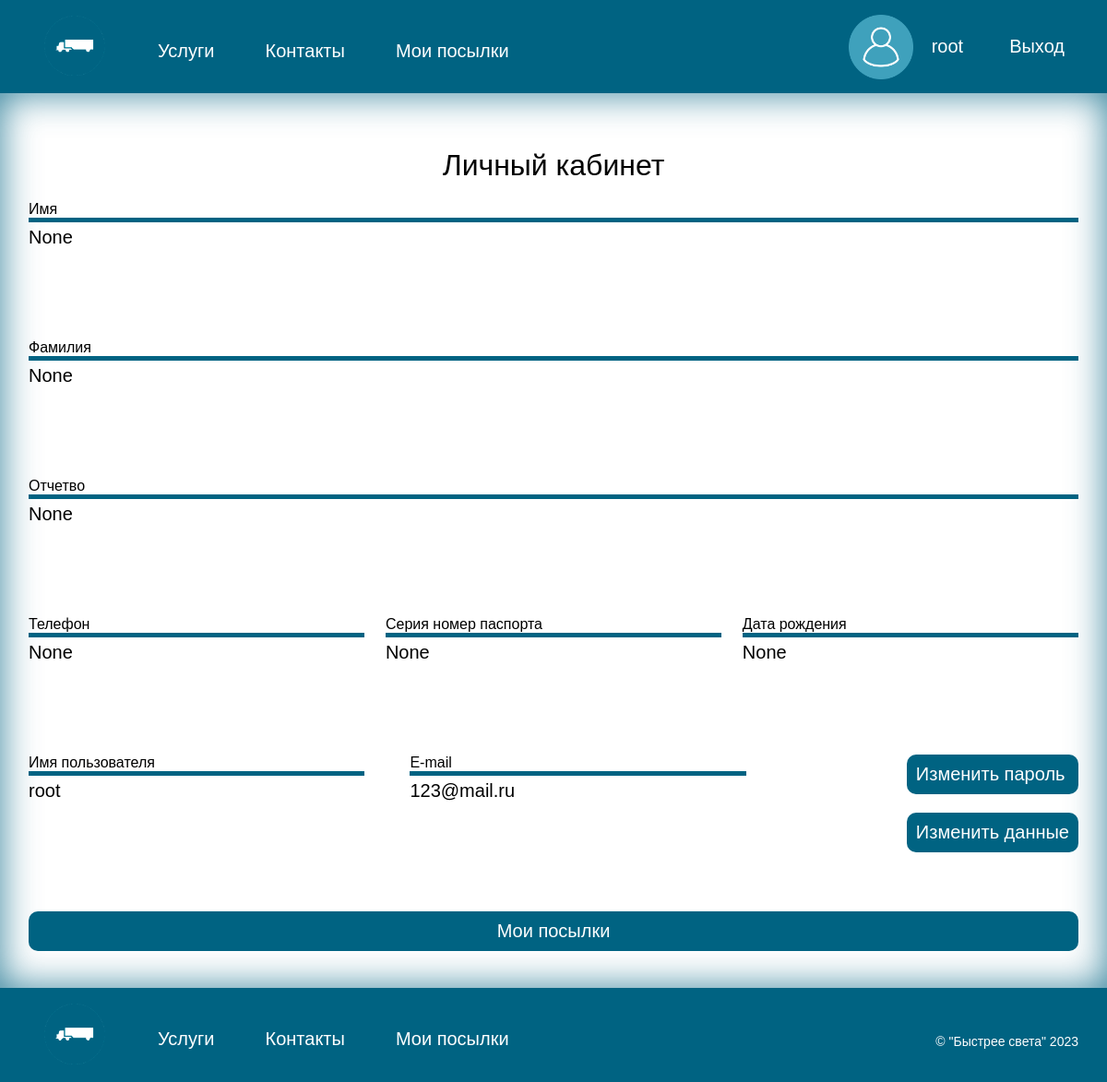
Page /account/ (signed in) on the earlier database version.
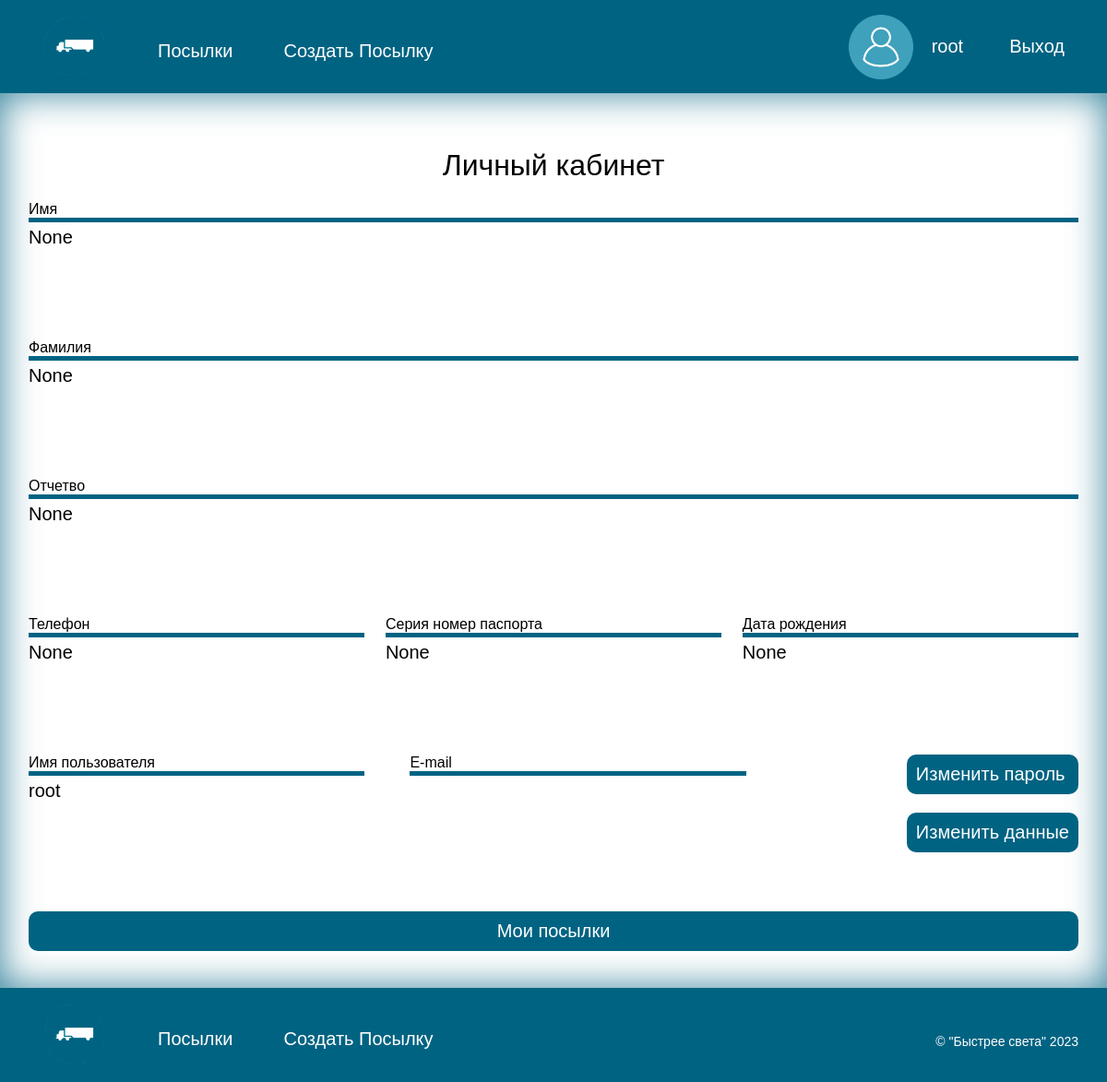
Same page on the later database version.
### navigate/models.py (models this page shows, shortened)
class CustomUser(AbstractUser):
    ROLE_CHOICES = [
        ('Клиент', 'Клиент'),
        ('Сотрудник', 'Сотрудник'),
        ('Водитель', 'Водитель'),
        ('Администратор', 'Администратор'),
    ]
    first_name = models.CharField(max_length=50, verbose_name='Имя', null=True)
    last_name = models.CharField(max_length=50, verbose_name='Фамилия', null=True)
    patronymic = models.CharField(max_length=50, verbose_name='Отчество', null=True)
    phone_number = models.CharField(max_length=11, verbose_name='Номер телефона', null=True)
    passport = models.CharField(max_length=10, verbose_name='Серия номер паспорта', unique=True, null=True)
    date_of_birth = models.DateField(verbose_name='Дата рождения', null=True)
    role = models.CharField(max_length=200,
                              choices=ROLE_CHOICES,
                              default='Клиент',
                              verbose_name='Роль')
    class Meta:
        verbose_name = "Пользователя"
        verbose_name_plural = "Пользователи"

### navigate/views.py (the view)
# urls.py: path('account/', views.personalAccView, name='account'),
def personalAccView(request):
    user = request.user
    if user.is_authenticated and not user.is_anonymous:
        return render(request, 'account.html', {'user': user})
    else:
        return redirect('login')

### templates/account.html (shortened to what this page needs)
{% extends 'base.html' %}
{%load static %}
{% block content %}
<main>
    <div class="container">
        <h2 style="text-align: center; margin-bottom: 20px;">Личный кабинет</h2>
        <div class="wrapper">
          <div class="wrapper-div">
              <h3>Имя</h3>
              <p>{{user.first_name}}</p>
          </div>
         <div class="wrapper-div">
              <h3>Фамилия</h3>
              <p>{{user.last_name}}</p>
          </div>
          <div class="wrapper-div">
              <h3>Отчетво</h3>
              <p>{{user.patronymic}}</p>
          </div>
            <div class="wrapper-div-line3">
          <div class="wrapper-div">
              <h3>Телефон</h3>
              <p>{{user.phone_number}}</p>
          </div>
            <div class="wrapper-div">
              <h3>Серия номер паспорта</h3>
              <p>{{user.passport}}</p>
            </div>
            <div class="wrapper-div">
              <h3>Дата рождения</h3>
              <p>{{user.date_of_birth}}</p>
            </div>
    </div>
            <div class="wrapper-div-line4">
                <div class="wrapper-div">
                    <h3>Имя пользователя</h3>
                    <p>{{user.username}}</p>
                </div>
                <div class="wrapper-div">
                    <h3>E-mail</h3>
                    <p>{{user.email}}</p>
                </div>
                <div>
                 <a class="chenge-bottom" href="{% url 'password_change' %}">Изменить пароль</a>
                <a class="chenge-bottom" href="{%url 'account_edit'%}" type="submit">Изменить данные</a>
            </div>
            </div>
        </div>
        <div class="command">
            <a class="list-bottom" href="{%url 'mypakeges'%}">Мои посылки</a>
        </div>
  </div>
</main>
{% endblock %}

### templates/base.html (shortened to what this page needs)
<!DOCTYPE html>
<html lang="ru">
<head>
    {%load static %}
    <link rel="stylesheet" href="{% static "css/style.css" %}">
</head>
<body >
    <header>
        <nav class="container header-nav">
            <a href="{%url 'home'%}">
                <img src="{% static "image/logo.png" %}" alt="лого" height="70" width="70">
            </a>
            <ul class="nav-list">
               {% if user.role == 'Клиент' or  not user.is_authenticated %}
                <li class="nav-list-item"><a href="{%url 'services'%}" style="color: #FFFFFF">Услуги</a></li>
                <li class="nav-list-item"><a href="{%url 'contact'%}" style="color: #FFFFFF">Контакты</a></li>
                    {%if user.is_authenticated %}
                        <li class="nav-list-item"><a href="{%url 'mypakeges'%}" style="color: #FFFFFF">Мои посылки</a></li>
                    {% endif %}
                {% elif user.role == 'Сотрудник' or user.role == 'Администратор' %}
                <li class="nav-list-item"><a href="{%url 'employeerpakages'%}" style="color: #FFFFFF">Посылки</a></li>
                <li class="nav-list-item"><a href="{%url 'createPakagesEmployeer'%}" style="color: #FFFFFF">Создать Посылку</a></li>
                {% endif %}
            </ul>
            <div class="signin">
                {% if user.is_authenticated %}
                    <a href="{%url 'account'%}" style="color: #FFFFFF">
                        <div class="user-header">
                            <img src="{% static "image/user2.png" %}" alt="лого" height="70" width="70">
                            <p class="user-header-p">{{user.username}}</p>
                        </div>
                    </a>
                    <a href="{% url 'logout' %}" style="margin-left: 20px; color: #FFFFFF">Выход</a>
                {% else %}
                    <a href="{%url 'login'%}" style="color: #FFFFFF">Войти</a>
                    <a href="{%url 'signup'%}" style="margin-left: 20px;color: #FFFFFF">Зарегистрироваться</a>
                {% endif %}
            </div>
        </nav>
    </header>
    {% block content %}
    {% endblock %}
    <footer>
        <div class="container header-nav">
            <a href="{%url 'home'%}">
                <img src="{% static "image/logo.png" %}" alt="лого" height="70" width="70">
            </a>
             <ul class="nav-list">
               {% if user.role == 'Клиент' or  not user.is_authenticated %}
                <li class="nav-list-item"><a href="{%url 'services'%}" style="color: #FFFFFF">Услуги</a></li>
                <li class="nav-list-item"><a href="{%url 'contact'%}" style="color: #FFFFFF">Контакты</a></li>
                    {%if user.is_authenticated %}
                        <li class="nav-list-item"><a href="{%url 'mypakeges'%}" style="color: #FFFFFF">Мои посылки</a></li>
                    {% endif %}
                {% elif user.role == 'Сотрудник' or user.role == 'Администратор' %}
                <li class="nav-list-item"><a href="{%url 'employeerpakages'%}" style="color: #FFFFFF">Посылки</a></li>
                <li class="nav-list-item"><a href="{%url 'createPakagesEmployeer'%}" style="color: #FFFFFF">Создать Посылку</a></li>
                {% endif %}
            </ul>
            <p class="copiright">&copy; "Быстрее света" 2023</p>
        </div>
    </footer>
</body>
</html>

Differences in the rows shown:
changed CustomUser "root": role "Клиент" → "Администратор" (drawn); email "123@mail.ru" → (not shown)
Other differences:
text no longer shown: "Услуги Контакты Мои посылки Услуги Контакты Мои посылки"
text now shown: "Посылки Создать Посылку Посылки Создать Посылку"
